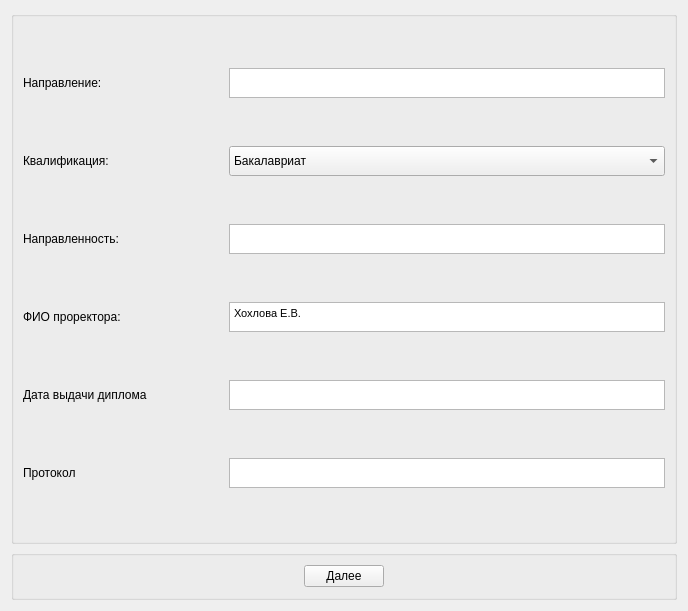
<?xml version="1.0" encoding="UTF-8"?>
<ui version="4.0">
 <class>Global_info</class>
 <widget class="QWidget" name="Global_info">
  <property name="geometry">
   <rect>
    <x>0</x>
    <y>0</y>
    <width>688</width>
    <height>611</height>
   </rect>
  </property>
  <property name="windowTitle">
   <string>Form</string>
  </property>
  <layout class="QVBoxLayout" name="verticalLayout_3">
   <item>
    <widget class="QGroupBox" name="groupBox_2">
     <property name="sizePolicy">
      <sizepolicy hsizetype="Preferred" vsizetype="Ignored">
       <horstretch>0</horstretch>
       <verstretch>0</verstretch>
      </sizepolicy>
     </property>
     <property name="title">
      <string/>
     </property>
     <layout class="QVBoxLayout" name="verticalLayout">
      <item>
       <layout class="QHBoxLayout" name="horizontalLayout_4">
        <item>
         <widget class="QLabel" name="label_7">
          <property name="sizePolicy">
           <sizepolicy hsizetype="Fixed" vsizetype="Fixed">
            <horstretch>0</horstretch>
            <verstretch>0</verstretch>
           </sizepolicy>
          </property>
          <property name="minimumSize">
           <size>
            <width>200</width>
            <height>25</height>
           </size>
          </property>
          <property name="maximumSize">
           <size>
            <width>100000</width>
            <height>25</height>
           </size>
          </property>
          <property name="text">
           <string>Направление:</string>
          </property>
         </widget>
        </item>
        <item>
         <widget class="QTextEdit" name="directionInfo">
          <property name="sizePolicy">
           <sizepolicy hsizetype="MinimumExpanding" vsizetype="Preferred">
            <horstretch>0</horstretch>
            <verstretch>0</verstretch>
           </sizepolicy>
          </property>
          <property name="minimumSize">
           <size>
            <width>100</width>
            <height>30</height>
           </size>
          </property>
          <property name="maximumSize">
           <size>
            <width>16777215</width>
            <height>30</height>
           </size>
          </property>
          <property name="html">
           <string>&lt;!DOCTYPE HTML PUBLIC &quot;-//W3C//DTD HTML 4.0//EN&quot; &quot;http://www.w3.org/TR/REC-html40/strict.dtd&quot;&gt;
&lt;html&gt;&lt;head&gt;&lt;meta name=&quot;qrichtext&quot; content=&quot;1&quot; /&gt;&lt;style type=&quot;text/css&quot;&gt;
p, li { white-space: pre-wrap; }
&lt;/style&gt;&lt;/head&gt;&lt;body style=&quot; font-family:'MS Shell Dlg 2'; font-size:8.25pt; font-weight:400; font-style:normal;&quot;&gt;
&lt;p style=&quot;-qt-paragraph-type:empty; margin-top:0px; margin-bottom:0px; margin-left:0px; margin-right:0px; -qt-block-indent:0; text-indent:0px;&quot;&gt;&lt;br /&gt;&lt;/p&gt;&lt;/body&gt;&lt;/html&gt;</string>
          </property>
         </widget>
        </item>
       </layout>
      </item>
      <item>
       <layout class="QHBoxLayout" name="horizontalLayout_3">
        <item>
         <widget class="QLabel" name="label_5">
          <property name="sizePolicy">
           <sizepolicy hsizetype="Fixed" vsizetype="Fixed">
            <horstretch>0</horstretch>
            <verstretch>0</verstretch>
           </sizepolicy>
          </property>
          <property name="minimumSize">
           <size>
            <width>200</width>
            <height>25</height>
           </size>
          </property>
          <property name="maximumSize">
           <size>
            <width>100000</width>
            <height>25</height>
           </size>
          </property>
          <property name="text">
           <string>Квалификация:</string>
          </property>
         </widget>
        </item>
        <item>
         <widget class="QComboBox" name="qualificationInfo">
          <property name="sizePolicy">
           <sizepolicy hsizetype="MinimumExpanding" vsizetype="Fixed">
            <horstretch>0</horstretch>
            <verstretch>0</verstretch>
           </sizepolicy>
          </property>
          <property name="minimumSize">
           <size>
            <width>0</width>
            <height>30</height>
           </size>
          </property>
          <property name="maximumSize">
           <size>
            <width>16777215</width>
            <height>30</height>
           </size>
          </property>
          <item>
           <property name="text">
            <string>Бакалавриат</string>
           </property>
          </item>
          <item>
           <property name="text">
            <string>Специалитет</string>
           </property>
          </item>
          <item>
           <property name="text">
            <string>Магистратура</string>
           </property>
          </item>
          <item>
           <property name="text">
            <string>Аспирантура</string>
           </property>
          </item>
         </widget>
        </item>
       </layout>
      </item>
      <item>
       <layout class="QHBoxLayout" name="horizontalLayout_2">
        <item>
         <widget class="QLabel" name="label_3">
          <property name="sizePolicy">
           <sizepolicy hsizetype="Fixed" vsizetype="Fixed">
            <horstretch>0</horstretch>
            <verstretch>0</verstretch>
           </sizepolicy>
          </property>
          <property name="minimumSize">
           <size>
            <width>200</width>
            <height>25</height>
           </size>
          </property>
          <property name="maximumSize">
           <size>
            <width>100000</width>
            <height>25</height>
           </size>
          </property>
          <property name="text">
           <string>Направленность:</string>
          </property>
         </widget>
        </item>
        <item>
         <widget class="QTextEdit" name="orientationInfo">
          <property name="sizePolicy">
           <sizepolicy hsizetype="MinimumExpanding" vsizetype="Preferred">
            <horstretch>0</horstretch>
            <verstretch>0</verstretch>
           </sizepolicy>
          </property>
          <property name="minimumSize">
           <size>
            <width>100</width>
            <height>30</height>
           </size>
          </property>
          <property name="maximumSize">
           <size>
            <width>16777215</width>
            <height>30</height>
           </size>
          </property>
          <property name="html">
           <string>&lt;!DOCTYPE HTML PUBLIC &quot;-//W3C//DTD HTML 4.0//EN&quot; &quot;http://www.w3.org/TR/REC-html40/strict.dtd&quot;&gt;
&lt;html&gt;&lt;head&gt;&lt;meta name=&quot;qrichtext&quot; content=&quot;1&quot; /&gt;&lt;style type=&quot;text/css&quot;&gt;
p, li { white-space: pre-wrap; }
&lt;/style&gt;&lt;/head&gt;&lt;body style=&quot; font-family:'MS Shell Dlg 2'; font-size:8.25pt; font-weight:400; font-style:normal;&quot;&gt;
&lt;p style=&quot;-qt-paragraph-type:empty; margin-top:0px; margin-bottom:0px; margin-left:0px; margin-right:0px; -qt-block-indent:0; text-indent:0px;&quot;&gt;&lt;br /&gt;&lt;/p&gt;&lt;/body&gt;&lt;/html&gt;</string>
          </property>
         </widget>
        </item>
       </layout>
      </item>
      <item>
       <layout class="QHBoxLayout" name="horizontalLayout_6">
        <item>
         <widget class="QLabel" name="label_11">
          <property name="sizePolicy">
           <sizepolicy hsizetype="Fixed" vsizetype="Fixed">
            <horstretch>0</horstretch>
            <verstretch>0</verstretch>
           </sizepolicy>
          </property>
          <property name="minimumSize">
           <size>
            <width>200</width>
            <height>25</height>
           </size>
          </property>
          <property name="maximumSize">
           <size>
            <width>100000</width>
            <height>25</height>
           </size>
          </property>
          <property name="text">
           <string>ФИО проректора:</string>
          </property>
         </widget>
        </item>
        <item>
         <widget class="QTextEdit" name="viceRectorInfo">
          <property name="sizePolicy">
           <sizepolicy hsizetype="MinimumExpanding" vsizetype="Preferred">
            <horstretch>0</horstretch>
            <verstretch>0</verstretch>
           </sizepolicy>
          </property>
          <property name="minimumSize">
           <size>
            <width>100</width>
            <height>30</height>
           </size>
          </property>
          <property name="maximumSize">
           <size>
            <width>16777215</width>
            <height>30</height>
           </size>
          </property>
          <property name="html">
           <string>&lt;!DOCTYPE HTML PUBLIC &quot;-//W3C//DTD HTML 4.0//EN&quot; &quot;http://www.w3.org/TR/REC-html40/strict.dtd&quot;&gt;
&lt;html&gt;&lt;head&gt;&lt;meta name=&quot;qrichtext&quot; content=&quot;1&quot; /&gt;&lt;style type=&quot;text/css&quot;&gt;
p, li { white-space: pre-wrap; }
&lt;/style&gt;&lt;/head&gt;&lt;body style=&quot; font-family:'MS Shell Dlg 2'; font-size:8.25pt; font-weight:400; font-style:normal;&quot;&gt;
&lt;p style=&quot; margin-top:0px; margin-bottom:0px; margin-left:0px; margin-right:0px; -qt-block-indent:0; text-indent:0px;&quot;&gt;Хохлова Е.В.&lt;/p&gt;&lt;/body&gt;&lt;/html&gt;</string>
          </property>
         </widget>
        </item>
       </layout>
      </item>
      <item>
       <layout class="QHBoxLayout" name="horizontalLayout">
        <item>
         <widget class="QLabel" name="label_6">
          <property name="sizePolicy">
           <sizepolicy hsizetype="Fixed" vsizetype="Fixed">
            <horstretch>0</horstretch>
            <verstretch>0</verstretch>
           </sizepolicy>
          </property>
          <property name="minimumSize">
           <size>
            <width>200</width>
            <height>25</height>
           </size>
          </property>
          <property name="maximumSize">
           <size>
            <width>200</width>
            <height>25</height>
           </size>
          </property>
          <property name="text">
           <string>Дата выдачи диплома</string>
          </property>
         </widget>
        </item>
        <item>
         <widget class="QTextEdit" name="diplomaDate">
          <property name="sizePolicy">
           <sizepolicy hsizetype="MinimumExpanding" vsizetype="Preferred">
            <horstretch>0</horstretch>
            <verstretch>0</verstretch>
           </sizepolicy>
          </property>
          <property name="minimumSize">
           <size>
            <width>100</width>
            <height>30</height>
           </size>
          </property>
          <property name="maximumSize">
           <size>
            <width>16777215</width>
            <height>30</height>
           </size>
          </property>
          <property name="html">
           <string>&lt;!DOCTYPE HTML PUBLIC &quot;-//W3C//DTD HTML 4.0//EN&quot; &quot;http://www.w3.org/TR/REC-html40/strict.dtd&quot;&gt;
&lt;html&gt;&lt;head&gt;&lt;meta name=&quot;qrichtext&quot; content=&quot;1&quot; /&gt;&lt;style type=&quot;text/css&quot;&gt;
p, li { white-space: pre-wrap; }
&lt;/style&gt;&lt;/head&gt;&lt;body style=&quot; font-family:'MS Shell Dlg 2'; font-size:8.25pt; font-weight:400; font-style:normal;&quot;&gt;
&lt;p style=&quot;-qt-paragraph-type:empty; margin-top:0px; margin-bottom:0px; margin-left:0px; margin-right:0px; -qt-block-indent:0; text-indent:0px;&quot;&gt;&lt;br /&gt;&lt;/p&gt;&lt;/body&gt;&lt;/html&gt;</string>
          </property>
         </widget>
        </item>
       </layout>
      </item>
      <item>
       <layout class="QHBoxLayout" name="horizontalLayout_5">
        <item>
         <widget class="QLabel" name="label_8">
          <property name="sizePolicy">
           <sizepolicy hsizetype="Fixed" vsizetype="Fixed">
            <horstretch>0</horstretch>
            <verstretch>0</verstretch>
           </sizepolicy>
          </property>
          <property name="minimumSize">
           <size>
            <width>200</width>
            <height>25</height>
           </size>
          </property>
          <property name="maximumSize">
           <size>
            <width>200</width>
            <height>25</height>
           </size>
          </property>
          <property name="text">
           <string>Протокол</string>
          </property>
         </widget>
        </item>
        <item>
         <widget class="QTextEdit" name="protocol">
          <property name="sizePolicy">
           <sizepolicy hsizetype="MinimumExpanding" vsizetype="Preferred">
            <horstretch>0</horstretch>
            <verstretch>0</verstretch>
           </sizepolicy>
          </property>
          <property name="minimumSize">
           <size>
            <width>100</width>
            <height>30</height>
           </size>
          </property>
          <property name="maximumSize">
           <size>
            <width>16777215</width>
            <height>30</height>
           </size>
          </property>
          <property name="html">
           <string>&lt;!DOCTYPE HTML PUBLIC &quot;-//W3C//DTD HTML 4.0//EN&quot; &quot;http://www.w3.org/TR/REC-html40/strict.dtd&quot;&gt;
&lt;html&gt;&lt;head&gt;&lt;meta name=&quot;qrichtext&quot; content=&quot;1&quot; /&gt;&lt;style type=&quot;text/css&quot;&gt;
p, li { white-space: pre-wrap; }
&lt;/style&gt;&lt;/head&gt;&lt;body style=&quot; font-family:'MS Shell Dlg 2'; font-size:8.25pt; font-weight:400; font-style:normal;&quot;&gt;
&lt;p style=&quot;-qt-paragraph-type:empty; margin-top:0px; margin-bottom:0px; margin-left:0px; margin-right:0px; -qt-block-indent:0; text-indent:0px;&quot;&gt;&lt;br /&gt;&lt;/p&gt;&lt;/body&gt;&lt;/html&gt;</string>
          </property>
         </widget>
        </item>
       </layout>
      </item>
     </layout>
    </widget>
   </item>
   <item>
    <widget class="QGroupBox" name="groupBox">
     <property name="sizePolicy">
      <sizepolicy hsizetype="Minimum" vsizetype="Minimum">
       <horstretch>0</horstretch>
       <verstretch>0</verstretch>
      </sizepolicy>
     </property>
     <property name="maximumSize">
      <size>
       <width>16777215</width>
       <height>50</height>
      </size>
     </property>
     <property name="title">
      <string/>
     </property>
     <layout class="QHBoxLayout" name="horizontalLayout_8">
      <item>
       <layout class="QHBoxLayout" name="horizontalLayout_7">
        <item>
         <spacer name="horizontalSpacer">
          <property name="orientation">
           <enum>Qt::Horizontal</enum>
          </property>
          <property name="sizeHint" stdset="0">
           <size>
            <width>40</width>
            <height>20</height>
           </size>
          </property>
         </spacer>
        </item>
        <item>
         <widget class="QPushButton" name="nextButton">
          <property name="text">
           <string>Далее</string>
          </property>
         </widget>
        </item>
        <item>
         <spacer name="horizontalSpacer_2">
          <property name="orientation">
           <enum>Qt::Horizontal</enum>
          </property>
          <property name="sizeHint" stdset="0">
           <size>
            <width>40</width>
            <height>20</height>
           </size>
          </property>
         </spacer>
        </item>
       </layout>
      </item>
     </layout>
    </widget>
   </item>
  </layout>
 </widget>
 <resources/>
 <connections/>
</ui>
